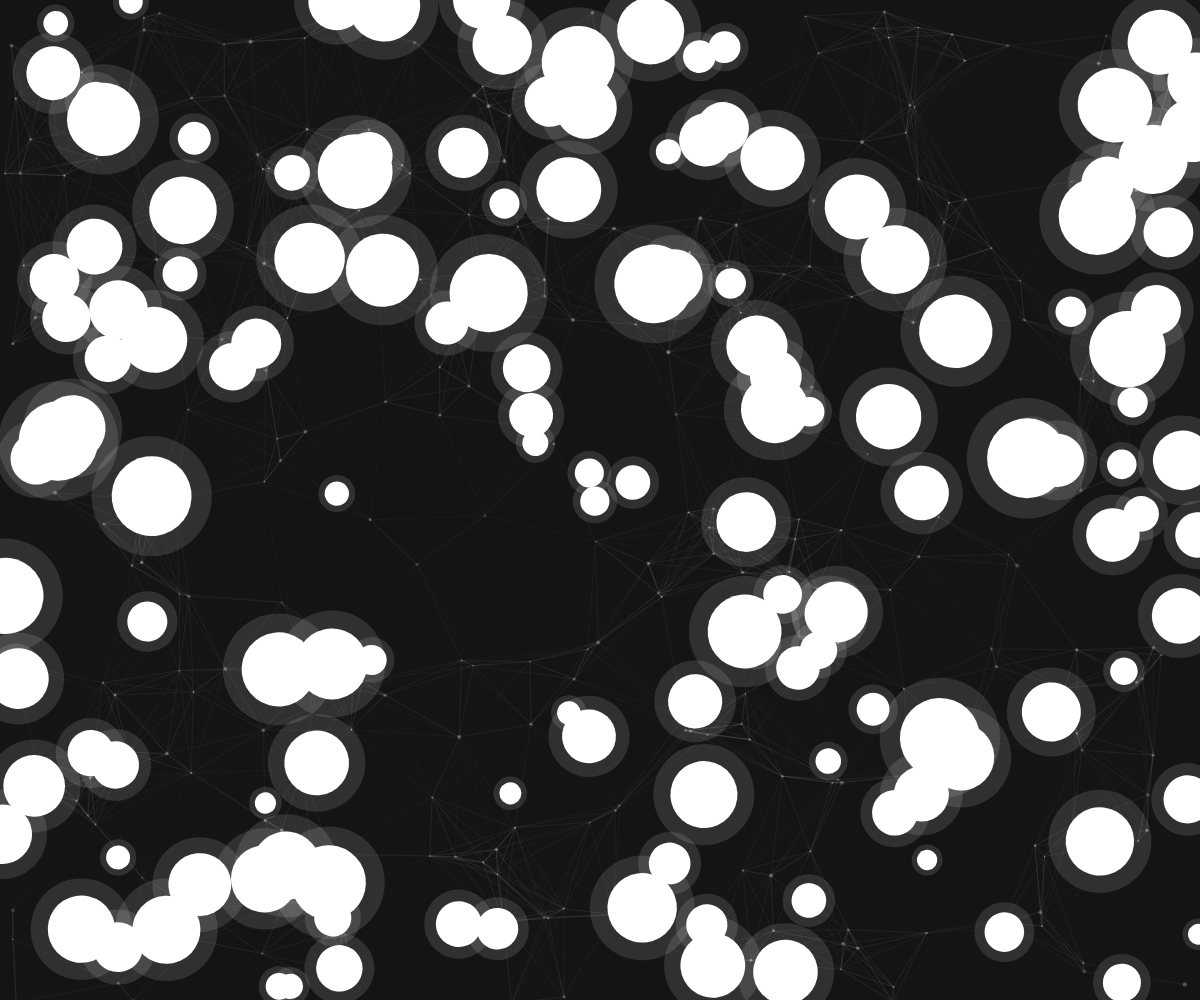
Frame 1 (no input)
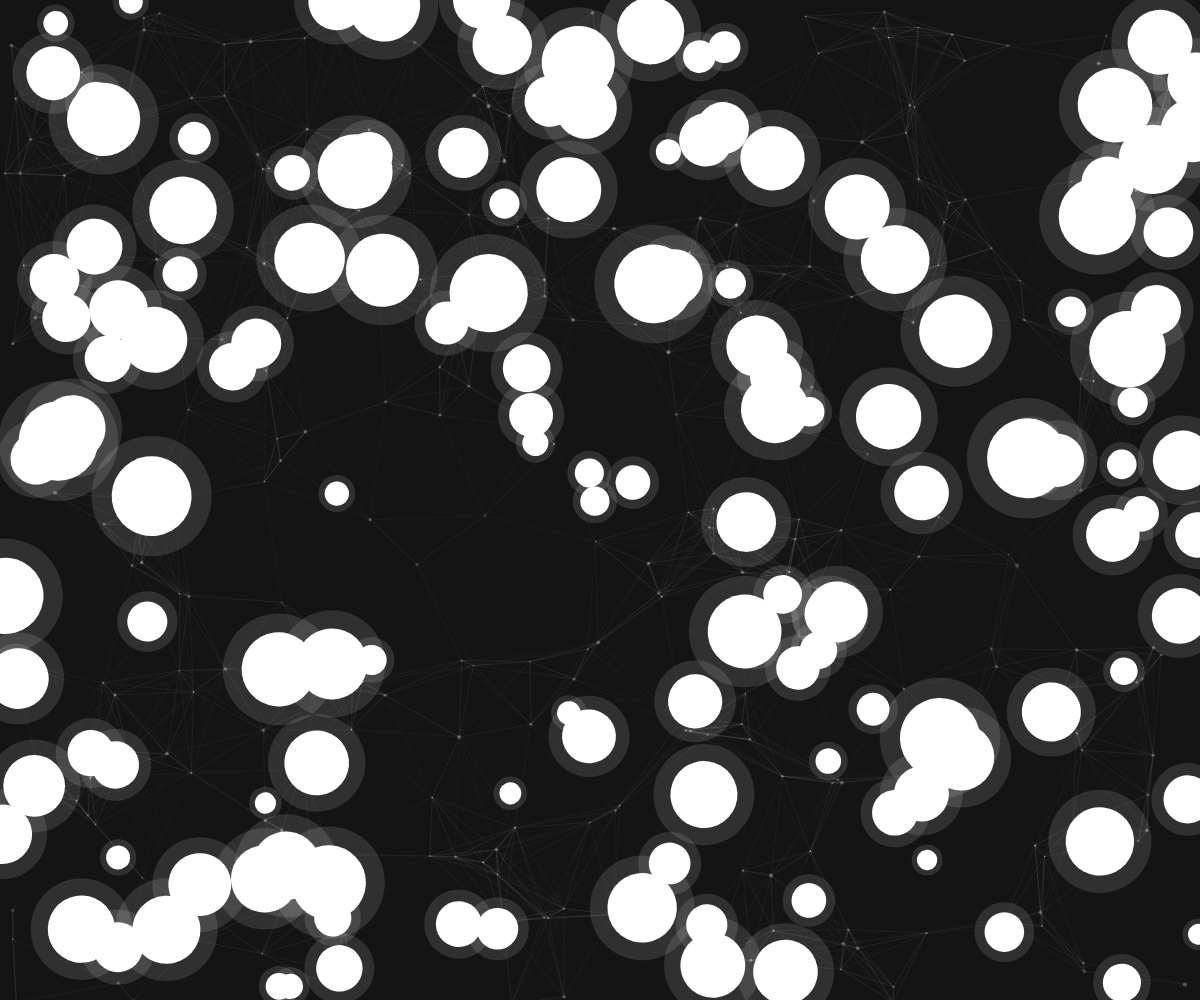
Frame 60 (no input)
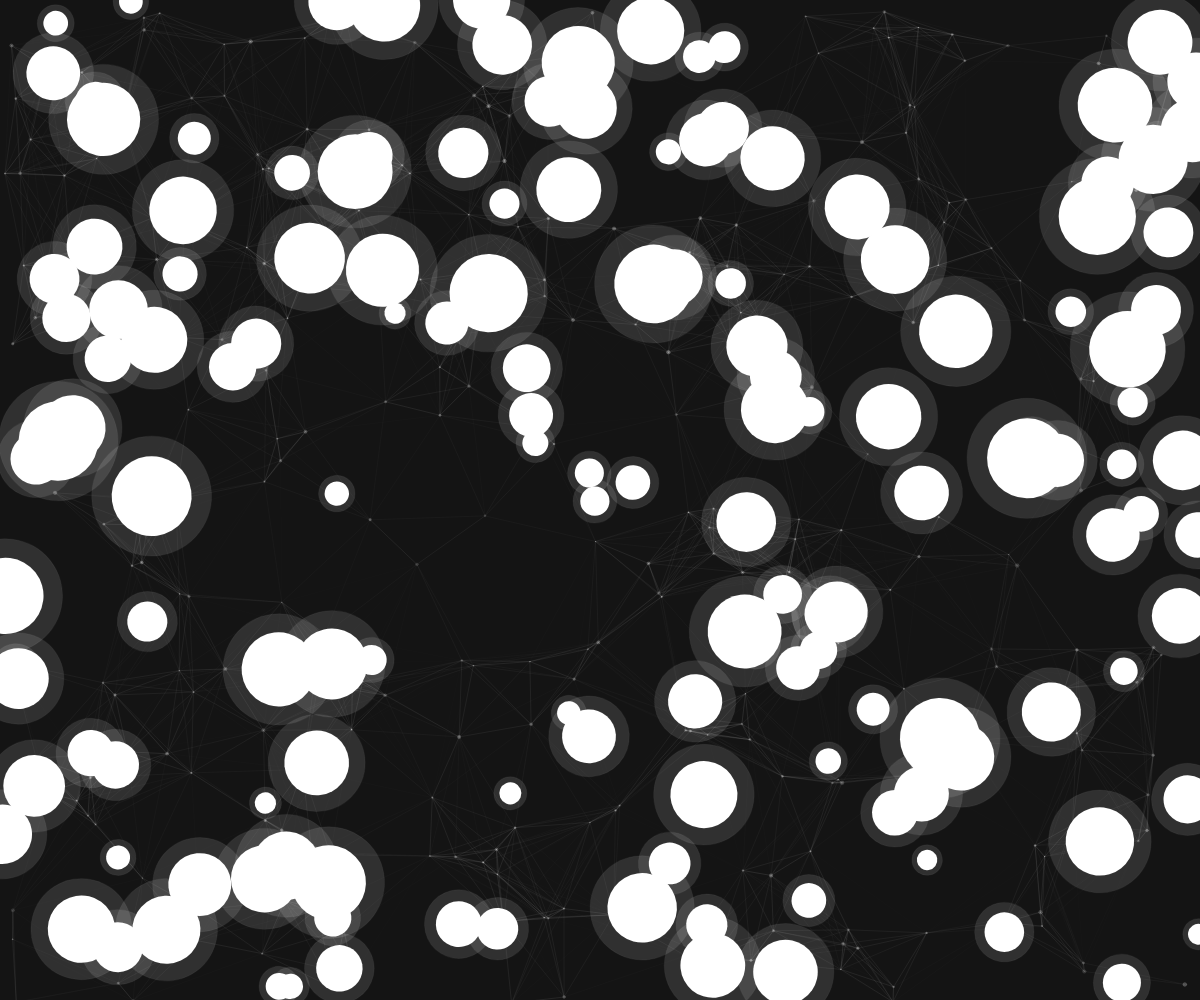
Frame 120 (the mouse pressed at the canvas centre since frame 60)

The p5.js sketch that drew these frames (run headless with seeded random() and noise() and a simulated clock; from frame 60 on, the mouse is pressed at the canvas centre):

// p5.js sketch
// ── sketch.js
let shapes = [];
let veins = [];
let time = 0;

function setup() {
  createCanvas(windowWidth, windowHeight);
  noStroke();
  
  // Create base shapes with jewel tones and pastels
  for (let i = 0; i < 150; i++) {
    shapes.push({
      x: random(width),
      y: random(height),
      size: random(20, 80),
      color: color(random([255, 0, 100], [0, 255, 150], [0, 100, 255], [255, 200, 0], [200, 0, 200], [0, 200, 200], [255, 100, 100], [100, 100, 255])),
      angle: random(TWO_PI),
      speed: random(0.001, 0.005)
    });
  }
  
  // Create vein network
  for (let i = 0; i < 300; i++) {
    veins.push({
      x: random(width),
      y: random(height),
      size: random(1, 4),
      opacity: random(30, 80),
      speed: random(0.002, 0.008)
    });
  }
}

function draw() {
  background(20);
  
  time += 0.01;
  
  // Draw veins
  for (let i = 0; i < veins.length; i++) {
    let v = veins[i];
    
    fill(255, 255, 255, v.opacity);
    ellipse(v.x + sin(time * v.speed) * 10, v.y + cos(time * v.speed) * 10, v.size);
    
    // Draw connections between nearby veins
    for (let j = i + 1; j < veins.length; j++) {
      let other = veins[j];
      let d = dist(v.x, v.y, other.x, other.y);
      
      if (d < 150) {
        stroke(255, 255, 255, map(d, 0, 150, 30, 0));
        line(v.x + sin(time * v.speed) * 10, v.y + cos(time * v.speed) * 10,
              other.x + sin(time * other.speed) * 10, other.y + cos(time * other.speed) * 10);
      }
    }
  }
  
  // Draw shapes with subtle breathing animation
  for (let i = 0; i < shapes.length; i++) {
    let s = shapes[i];
    
    // Animate shape size and rotation
    let size = s.size + sin(time * s.speed) * 5;
    let angle = s.angle + sin(time * s.speed * 0.5) * 0.1;
    
    push();
    translate(s.x, s.y);
    rotate(angle);
    
    fill(s.color);
    ellipse(0, 0, size, size);
    
    // Add a subtle glow effect
    fill(red(s.color), green(s.color), blue(s.color), 30);
    ellipse(0, 0, size * 1.5, size * 1.5);
    
    pop();
  }
  
  // Occasionally add new shapes for organic growth
  if (frameCount % 60 === 0 && shapes.length < 200) {
    shapes.push({
      x: random(width),
      y: random(height),
      size: random(20, 80),
      color: color(random([255, 0, 100], [0, 255, 150], [0, 100, 255], [255, 200, 0], [200, 0, 200], [0, 200, 200], [255, 100, 100], [100, 100, 255])),
      angle: random(TWO_PI),
      speed: random(0.001, 0.005)
    });
  }
}

function windowResized() {
  resizeCanvas(windowWidth, windowHeight);
}
